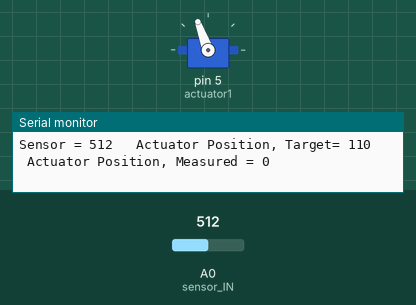
Bench run of a sketch on a simulated Arduino Uno, built with avr-gcc and run on an emulated ATmega328P. Shown: servo, the last lines printed to the serial monitor. The test bench sets the inputs (shaded band); at power-on: A0 (sensor_IN) = 512.

Above: at 1.2 s.
1.3 s: A0 (sensor_IN) set to 306
At 2.5 s:
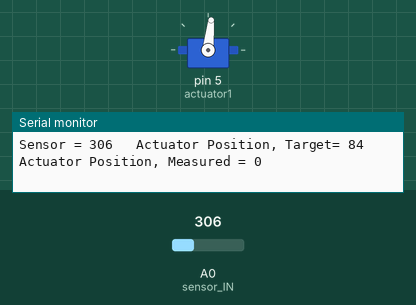
2.8 s: A0 (sensor_IN) set to 36
At 3.5 s:
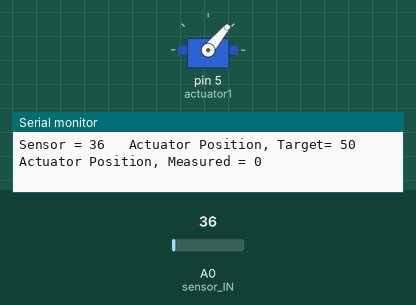
4.3 s: A0 (sensor_IN) set to 122
At 5.5 s:
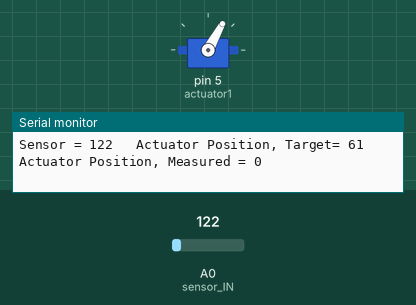
5.8 s: A0 (sensor_IN) set to 716
At 6.9 s:
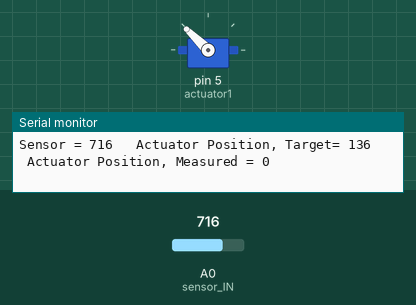
7.3 s: A0 (sensor_IN) set to 1023
At 8.5 s:
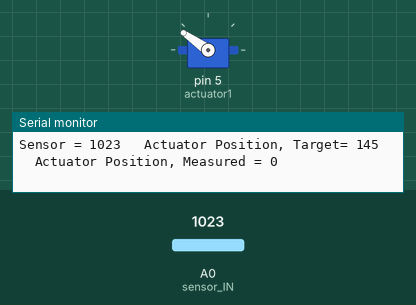
Timing chart, 0 to 9.8 s (numbered marks = the images above; inputs shaded):
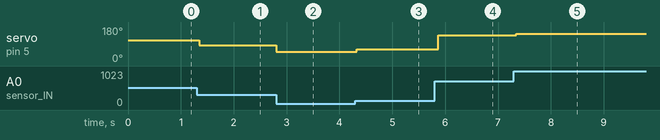

Measured:
- after the input at 1.3 s, servo on pin 5 (actuator1): 110° → 84° at once
- after the input at 2.8 s, servo on pin 5 (actuator1): 84° → 50° at once
- after the input at 4.3 s, servo on pin 5 (actuator1): 50° → 61° at once
- after the input at 5.8 s, servo on pin 5 (actuator1): 61° → 136° after 0.07 s
- after the input at 7.3 s, servo on pin 5 (actuator1): 136° → 145° after 0.05 s

The sketch:

basicSensorActuator_pushButtonPulse_NIH.ino
```cpp
/** Testing Actuonix Micro Linear Actuator
    Written by: Sreela Kodali, kodali@stanford.edu
    Last updated: November 12th, 2021 **/

#include <Servo.h>

//Set constants
#define actuator_MIN 46
#define actuator_MAX 145

// Set pin names
#define sensor_IN A0
#define actuator1Pos_measured_IN A3
#define actuator1_OUT 5
#define button_IN 2

Servo actuator1;  // create servo object to control a servo
int actuator1Pos_target = 0;    // variable to store the servo position
int sensorValue = 0;        // value read from the sensor
int actuator1Pos_measured = 0; // value from actuator feedback
int buttonState = 0;
int oldButtonState = 0;
int restState = actuator_MIN;

void setup() {
  // initialize serial communications at 9600 bps:
  Serial.begin(9600);

  // attaches the servo on pin 5 to the servo object
  actuator1.attach(5);
}

void pulse (Servo &myServo, int retraction, int extension, int t_delay) {
  myServo.write(extension);
  delay(t_delay);
  myServo.write(retraction);
}

void loop() {

  // read the analog in values:
  sensorValue = analogRead(sensor_IN);
//  actuator1Pos_measured = analogRead(actuator1Pos_measured_IN);
//  buttonState = digitalRead(button_IN); // read the pushbutton input pin:

  // map it to the range of the analog out:
  actuator1Pos_target = map(sensorValue, 0, 780, actuator_MIN, actuator_MAX);
  if (actuator1Pos_target < actuator_MIN) actuator1Pos_target = actuator_MIN;
  if (actuator1Pos_target > actuator_MAX) actuator1Pos_target = actuator_MAX;

//  if (actuator1Pos_target == actuator_MIN) {
//      // rising edge detection: if pushbutton pressed, do a pulse
//    if (buttonState != oldButtonState) {
//      if (buttonState == HIGH) {
//        Serial.println("ON!");
//        pulse (actuator1, restState, actuator_MAX, 1000);
//      }
//    }
//    oldButtonState = buttonState;
//    actuator1.write(restState);
//  }

  // tell servo to go to position
  actuator1.write(actuator1Pos_target);


  // print the results to the Serial Monitor:
  Serial.print("Sensor = ");
  Serial.print(sensorValue);
  Serial.print("\t Actuator Position, Target= ");
  Serial.print(actuator1Pos_target);
  Serial.print("\t Actuator Position, Measured = ");
  Serial.println(actuator1Pos_measured);
  delay(15);
}
```
